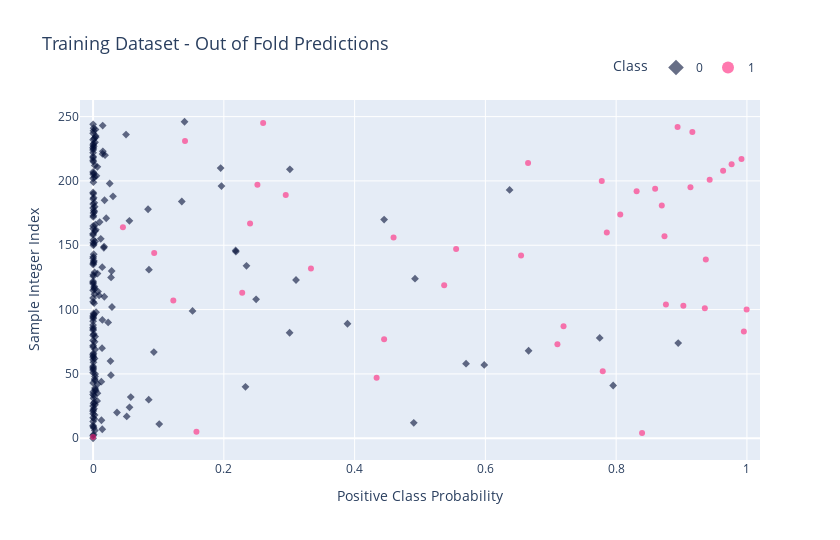

The notebook cell this image was saved under:
### Code cell
plot_results(targs, pred_df['tabpfn_with_resampling'])

### Figure 1 — Plotly figure (JSON) as saved in the notebook; plotly's stock layout.template omitted (floating-point values rounded to 4 significant figures; data arrays with more than 128 entries replaced by an {"elided": "..."} marker saying what was removed)
{"data": [{"hovertemplate": "Class=0<br>Positive Class Probability=%{x}<br>Sample Integer Index=%{y}<extra></extra>", "legendgroup": "0", "marker": {"color": "#010D36", "opacity": 0.6, "symbol": "diamond", "size": 6}, "mode": "markers", "name": "0", "orientation": "v", "showlegend": true, "x": {"elided": "204 float values"}, "xaxis": "x", "y": {"elided": "204 int values"}, "yaxis": "y", "type": "scatter"}, {"hovertemplate": "Class=1<br>Positive Class Probability=%{x}<br>Sample Integer Index=%{y}<extra></extra>", "legendgroup": "1", "marker": {"color": "#FF2079", "opacity": 0.6, "symbol": "circle", "size": 6}, "mode": "markers", "name": "1", "orientation": "v", "showlegend": true, "x": [1.047e-05, 0.8396, 0.1581, 0.4336, 0.7795, 0.7102, 0.4451, 0.9954, 0.7195, 0.9995, 0.9356, 0.9028, 0.8761, 0.1227, 0.2281, 0.537, 0.3332, 0.9371, 0.6545, 0.09346, 0.5552, 0.4596, 0.8739, 0.7857, 0.04563, 0.2401, 0.8063, 0.8698, 0.2947, 0.8313, 0.8596, 0.9136, 0.2513, 0.778, 0.943, 0.9636, 0.9766, 0.6653, 0.9917, 0.1406, 0.9165, 0.8939, 0.2601], "xaxis": "x", "y": [1, 4, 5, 47, 52, 73, 77, 83, 87, 100, 101, 103, 104, 107, 113, 119, 132, 139, 142, 144, 147, 156, 157, 160, 164, 167, 174, 181, 189, 192, 194, 195, 197, 200, 201, 208, 213, 214, 217, 231, 238, 242, 245], "yaxis": "y", "type": "scatter"}], "layout": {"xaxis": {"anchor": "y", "domain": [0.0, 1.0], "title": {"text": "Positive Class Probability"}, "range": [-0.02, 1.02]}, "yaxis": {"anchor": "x", "domain": [0.0, 1.0], "title": {"text": "Sample Integer Index"}}, "legend": {"title": {"text": "Class"}, "tracegroupgap": 0, "orientation": "h", "yanchor": "bottom", "xanchor": "right", "y": 1.05, "x": 1, "itemsizing": "constant"}, "title": {"text": "Training Dataset - Out of Fold Predictions", "font": {"size": 18}}, "height": 540, "width": 840}}
